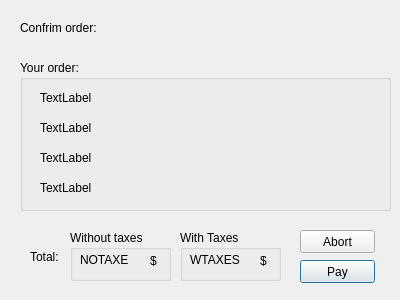
<?xml version="1.0" encoding="UTF-8"?>
<ui version="4.0">
 <class>CommandCheckWindow</class>
 <widget class="QDialog" name="CommandCheckWindow">
  <property name="geometry">
   <rect>
    <x>0</x>
    <y>0</y>
    <width>400</width>
    <height>300</height>
   </rect>
  </property>
  <property name="windowTitle">
   <string>Order Confirmation</string>
  </property>
  <widget class="QLabel" name="label">
   <property name="geometry">
    <rect>
     <x>20</x>
     <y>20</y>
     <width>231</width>
     <height>16</height>
    </rect>
   </property>
   <property name="styleSheet">
    <string notr="true">font: 14pt &quot;Comic Sans MS&quot;;</string>
   </property>
   <property name="text">
    <string>Confrim order:</string>
   </property>
  </widget>
  <widget class="QGroupBox" name="groupBox">
   <property name="geometry">
    <rect>
     <x>20</x>
     <y>60</y>
     <width>371</width>
     <height>151</height>
    </rect>
   </property>
   <property name="styleSheet">
    <string notr="true">font: 8pt &quot;Comic Sans MS&quot;;</string>
   </property>
   <property name="title">
    <string>Your order:</string>
   </property>
   <widget class="QLabel" name="Starter">
    <property name="geometry">
     <rect>
      <x>20</x>
      <y>30</y>
      <width>331</width>
      <height>16</height>
     </rect>
    </property>
    <property name="text">
     <string>TextLabel</string>
    </property>
   </widget>
   <widget class="QLabel" name="MainDishe">
    <property name="geometry">
     <rect>
      <x>20</x>
      <y>60</y>
      <width>331</width>
      <height>16</height>
     </rect>
    </property>
    <property name="text">
     <string>TextLabel</string>
    </property>
   </widget>
   <widget class="QLabel" name="Desert">
    <property name="geometry">
     <rect>
      <x>20</x>
      <y>90</y>
      <width>331</width>
      <height>16</height>
     </rect>
    </property>
    <property name="text">
     <string>TextLabel</string>
    </property>
   </widget>
   <widget class="QLabel" name="Beverage">
    <property name="geometry">
     <rect>
      <x>20</x>
      <y>120</y>
      <width>331</width>
      <height>16</height>
     </rect>
    </property>
    <property name="text">
     <string>TextLabel</string>
    </property>
   </widget>
  </widget>
  <widget class="QPushButton" name="pushButton">
   <property name="geometry">
    <rect>
     <x>300</x>
     <y>260</y>
     <width>75</width>
     <height>23</height>
    </rect>
   </property>
   <property name="text">
    <string>Pay</string>
   </property>
  </widget>
  <widget class="QGroupBox" name="groupBox_2">
   <property name="geometry">
    <rect>
     <x>180</x>
     <y>230</y>
     <width>101</width>
     <height>51</height>
    </rect>
   </property>
   <property name="styleSheet">
    <string notr="true">font: 8pt &quot;Comic Sans MS&quot;;</string>
   </property>
   <property name="title">
    <string>With Taxes</string>
   </property>
   <widget class="QLabel" name="Wtaxe">
    <property name="geometry">
     <rect>
      <x>10</x>
      <y>20</y>
      <width>81</width>
      <height>20</height>
     </rect>
    </property>
    <property name="text">
     <string>WTAXES</string>
    </property>
   </widget>
   <widget class="QLabel" name="label_4">
    <property name="geometry">
     <rect>
      <x>80</x>
      <y>20</y>
      <width>46</width>
      <height>21</height>
     </rect>
    </property>
    <property name="styleSheet">
     <string notr="true">font: 10pt &quot;Comic Sans MS&quot;;</string>
    </property>
    <property name="text">
     <string>$</string>
    </property>
   </widget>
  </widget>
  <widget class="QGroupBox" name="groupBox_3">
   <property name="geometry">
    <rect>
     <x>70</x>
     <y>230</y>
     <width>101</width>
     <height>51</height>
    </rect>
   </property>
   <property name="styleSheet">
    <string notr="true">font: 8pt &quot;Comic Sans MS&quot;;</string>
   </property>
   <property name="title">
    <string>Without taxes</string>
   </property>
   <widget class="QLabel" name="Ntaxe">
    <property name="geometry">
     <rect>
      <x>10</x>
      <y>20</y>
      <width>81</width>
      <height>20</height>
     </rect>
    </property>
    <property name="text">
     <string>NOTAXE</string>
    </property>
   </widget>
  </widget>
  <widget class="QLabel" name="label_2">
   <property name="geometry">
    <rect>
     <x>30</x>
     <y>250</y>
     <width>46</width>
     <height>13</height>
    </rect>
   </property>
   <property name="styleSheet">
    <string notr="true">font: 8pt &quot;Comic Sans MS&quot;;</string>
   </property>
   <property name="text">
    <string>Total:</string>
   </property>
  </widget>
  <widget class="QPushButton" name="pushButton_2">
   <property name="geometry">
    <rect>
     <x>300</x>
     <y>230</y>
     <width>75</width>
     <height>23</height>
    </rect>
   </property>
   <property name="text">
    <string>Abort</string>
   </property>
  </widget>
  <widget class="QLabel" name="label_3">
   <property name="geometry">
    <rect>
     <x>150</x>
     <y>250</y>
     <width>46</width>
     <height>21</height>
    </rect>
   </property>
   <property name="styleSheet">
    <string notr="true">font: 10pt &quot;Comic Sans MS&quot;;</string>
   </property>
   <property name="text">
    <string>$</string>
   </property>
  </widget>
 </widget>
 <resources/>
 <connections/>
</ui>
